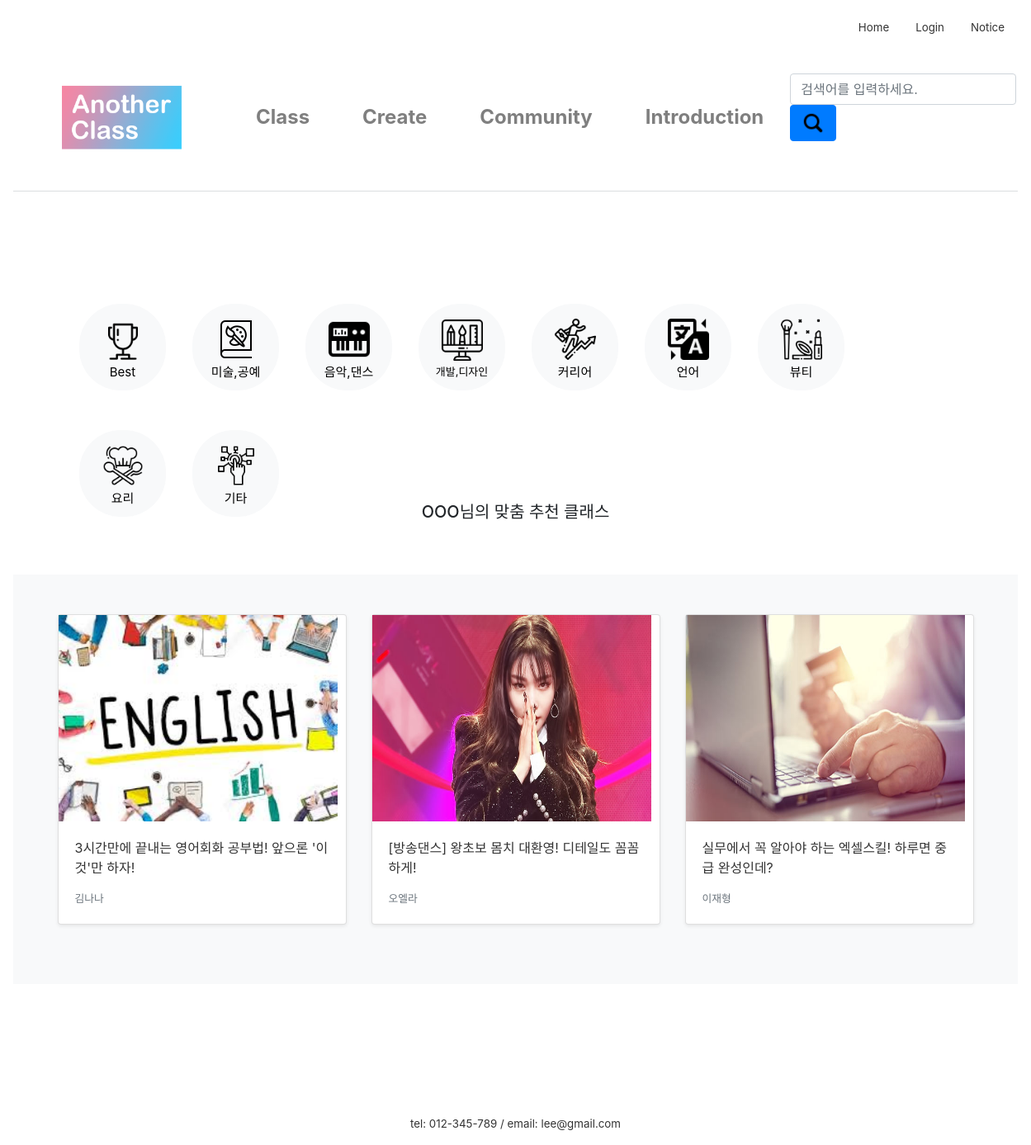
/main/, run on the app's committed database.
### firstApp/models.py (models this page shows)
class Class(models.Model):
    title = models.CharField(max_length=40)
    tutor = models.CharField(max_length=10)
    category = models.ForeignKey('firstApp.Category', on_delete=models.CASCADE, default=1, related_name='category')
    area = models.ForeignKey('firstApp.Area', on_delete=models.CASCADE, default=1)
    photo = models.ImageField(blank=True, upload_to="class")
    body = RichTextUploadingField(default='')
    tutor_body = RichTextUploadingField(default='')
    price = models.PositiveIntegerField(null=True)
    time = models.PositiveIntegerField(null=True)
    level = models.ForeignKey('firstApp.Level', on_delete=models.CASCADE, default=1, related_name='level')
    mode = models.ForeignKey('firstApp.Mode', on_delete=models.CASCADE, default=1, related_name='mode')
    review = models.ForeignKey('firstApp.ClassReview', on_delete=models.CASCADE, null=True, blank=True)
    qna = models.ForeignKey('firstApp.ClassQna', on_delete=models.CASCADE, null=True, blank=True)

### firstApp/views.py (the view)
# urls.py: path('main/', views.blogMain, name='main'),
def blogMain(request):
    classs = Class.objects.all()
    return render(request, 'firstApp/blogMain.html', {'classs':classs})

### firstApp/templates/firstApp/blogMain.html
{% extends 'firstApp/base.html'%}
{% load static %}
{% block upper_content %}
<link rel="stylesheet" href="{% static 'css/catelist.css' %}">
<div class="catebar">
  <ul class="catelist">
    <li class="cateitem">
      <a class="nounderline" href="/class/">
        <button type="button" class="btn btn-light btn-circle btn-xl">
          <div class="cateicon"><img class="icon" src="{% static 'image\icons8-trophy-64.png' %}"></div><div>Best</div>
        </button>
      </a>
    </li>
    <li class="cateitem">
      <a class="nounderline" href="/class/">
        <button type="button" class="btn btn-light btn-circle btn-xl">
          <div class="cateicon"><img class="icon" src="{% static 'image\icons8-art-book-100.png' %}"></div><div>미술,공예</div>
        </button>
      </a>
    </li>
     <li class="cateitem">
      <a class="nounderline" href="/class/">
        <button type="button" class="btn btn-light btn-circle btn-xl">
          <div class="cateicon"><img class="icon" src="{% static 'image\icons8-electronic-music-52.png' %}"></div><div>음악,댄스</div>
        </button>
      </a>
    </li>
    <li class="cateitem">
      <a class="nounderline" href="/class/">
        <button type="button" class="btn btn-light btn-circle btn-xl">
          <div class="cateicon"><img class="icon" src="{% static 'image\design.png' %}"></div><div style="font-size:13px">개발,디자인</div>
        </button>
      </a>
    </li>
    <li class="cateitem">
      <a class="nounderline" href="/class/">
        <button type="button" class="btn btn-light btn-circle btn-xl">
         <div class="cateicon"><img class="icon" src="{% static 'image\career.png' %}"></div><div>커리어</div>
        </button>
      </a>
    </li>
    <li class="cateitem">
      <a class="nounderline" href="/class/">
        <button type="button" class="btn btn-light btn-circle btn-xl">
         <div class="cateicon"><img class="icon" src="{% static 'image\icons8-translation-52.png' %}"></div><div>언어</div>
        </button>
      </a>
    </li>
    <li class="cateitem">
      <a class="nounderline" href="/class/">
        <button type="button" class="btn btn-light btn-circle btn-xl">
        <div class="cateicon"><img class="icon" src="{% static 'image\fashion.png' %}"></div><div>뷰티</div>
        </button>
      </a>
    </li>
     <li class="cateitem">
      <a class="nounderline" href="/class/">
        <button type="button" class="btn btn-light btn-circle btn-xl">
         <div class="cateicon"><img class="icon" src="{% static 'image\cooking.png' %}"></div><div>요리</div>
        </button>
      </a>
    </li>
    <li class="cateitem">
      <a class="nounderline" href="/class/">
        <button type="button" class="btn btn-light btn-circle btn-xl">
         <div class="cateicon"><img class="icon" src="{% static 'image\channel.png' %}"></div><div>기타</div>
        </button>
      </a>
    </li>
  </ul>
</div>
{% endblock upper_content%}
{% block content %}
<h5>OOO님의 맞춤 추천 클래스</h5>
<div class="album py-5 bg-light">
      <div class="container">
        <div class="row">
          {% for class in classs %}
          <div class="col-md-4">
            <a class="productdetail"
               href="{% url 'product' class.id %}">
              <div class="card mb-4 shadow-sm">
              <img src="{{class.photo.url}}" width="338px" height="250px">
              <div class="card-body">
                <p class="card-text">{{class.title}}</p>
                <div class="d-flex justify-content-between align-items-center">
                  <small class="text-muted">{{class.tutor}}</small>
                </div>
              </div>
              </div>
            </a>
          </div>
          {% endfor %}
        </div>
      </div>
    </div>
{% endblock content%}

### firstApp/static/css/base.css (style rules this page uses)
.btn-circle.btn-xl { width: 105px; height: 105px; padding: 10px 16px; border-radius: 50px; font-size: 15px; line-height: 1.33; }
.btn-circle { width: 30px; height: 30px; padding: 6px 0px; border-radius: 15px; text-align: center; font-size: 12px; color:black; line-height: 1.42857; }
h5 { text-align: center; margin: 3rem; padding:1rem; }
.nounderline { text-decoration: none !important; }

### firstApp/static/css/navbar_custom.css (style rules this page uses)
a { color:#333; }

### firstApp/static/css/catelist.css (style rules this page uses)
.catelist { display: inline-block; text-align: center; list-style:none; height: 12rem; margin:0; padding:0; }
.cateitem { text-align: center; margin:1rem; margin-top:2rem; float:left; }
.catebar { text-align: center; height: 15rem; margin:2rem; padding:2rem; text-align: center; }
.cateicon { padding:0.3rem; }
.icon { width:50px; }

### data on the page
Class: photo (picture), title "3시간만에 끝내는 영어회화 공부법! 앞으론 '이것'만 하자!", tutor "김나나"
Class: photo (picture), title "[방송댄스] 왕초보 몸치 대환영! 디테일도 꼼꼼하게!", tutor "오엘라"
Class: photo (picture), title "실무에서 꼭 알아야 하는 엑셀스킬! 하루면 중급 완성인데?", tutor "이재형"
